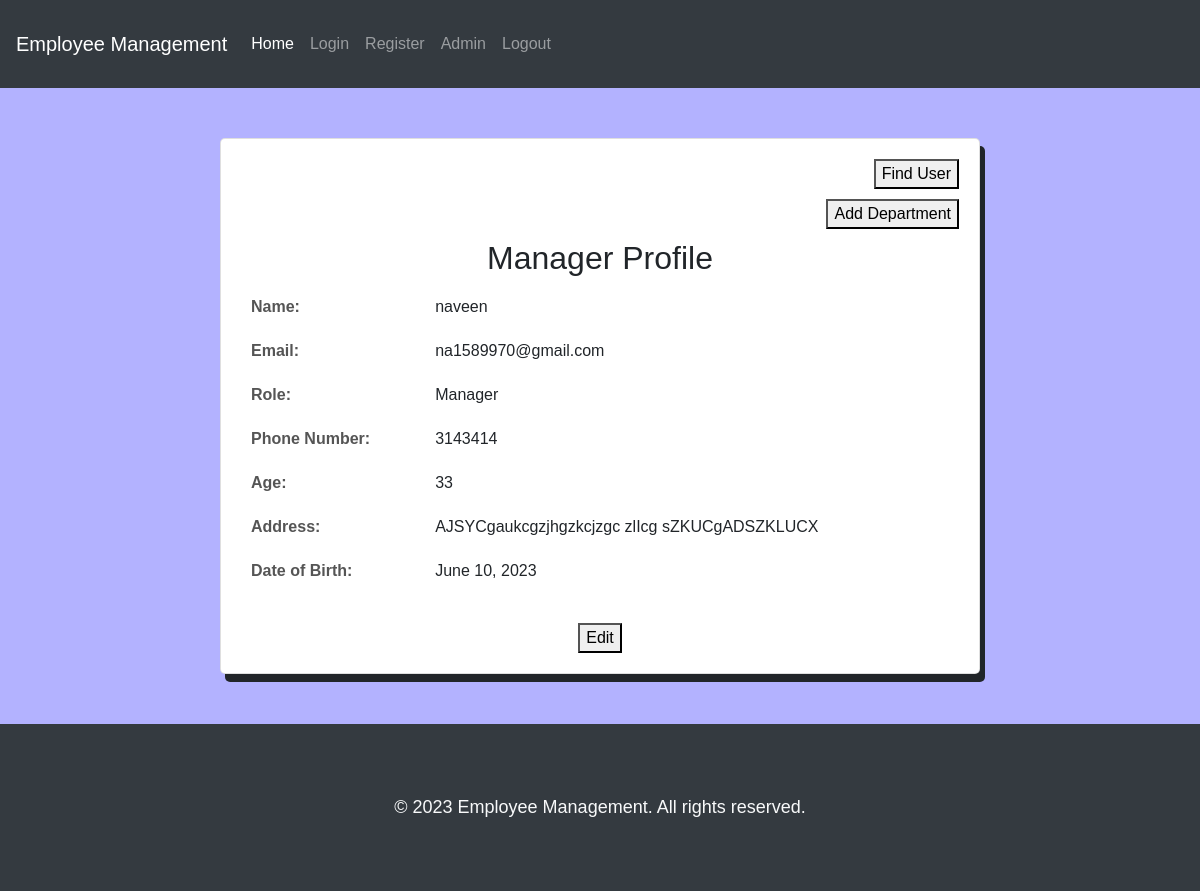
Screenshot of /managerMainPage (signed in) with the database file from the repository.
### employapp/models.py (models this page shows, shortened)
class Manager(models.Model):
    connection = models.OneToOneField(User,on_delete=models.CASCADE)
    manager_name =models.CharField(max_length=50)
    email=models.CharField(max_length=100,null=True)
    phone_number=models.IntegerField()
    age=models.IntegerField()
    address=models.CharField(max_length=100)
    date_of_birth=models.DateField()

### employapp/views.py (the view)
# urls.py: path('managerMainPage',views.managerMainPage,name="managerMainPage"),
def managerMainPage(request):
     user_id = request.user.id
     try:
          manager = Manager.objects.get(connection__id=user_id)
          print(manager.manager_name)
     except Manager.DoesNotExist:
          print("Employee not found")
     return render(request,'managerMainPage.html',{"user":manager})

### employapp/templates/managerMainPage.html (shortened to what this page needs)
{% extends 'index.html' %}
{% load static %}
{% block content %}
    <div class="container">
        <div style="
        box-shadow: 5px 8px 0px 0px;
    " class="card">
            <div class="buttons">
                <a href="viewAllEmployees"><button>Find User</button></a>
                <a href=""><button>Add Department</button></a>
            </div>
            <h2>Manager Profile</h2>
            <table>
                <tr>
                    <th>Name:</th>
                    <td>{{ user.manager_name }}</td>
                </tr>
                <tr>
                    <th>Email:</th>
                    <td>{{ user.email }}</td>
                </tr>
                <tr>
                    <th>Role:</th>
                    <td>Manager</td>
                </tr>
                <tr>
                    <th>Phone Number:</th>
                    <td>{{ user.phone_number }}</td>
                </tr>
                <tr>
                    <th>Age:</th>
                    <td>{{ user.age }}</td>
                </tr>
                <tr>
                    <th>Address:</th>
                    <td>{{ user.address }}</td>
                </tr>
                <tr>
                    <th>Date of Birth:</th>
                    <td>{{ user.date_of_birth }}</td>
                </tr>
            </table>
            <a href="managerSaveChanges"><button>Edit</button></a>
        </div>
    </div>
{% endblock content %}

### employapp/templates/index.html (style rules this page uses)
body { background-color: #f8f9fa; }
.container { max-width: 600px; margin: 0 auto; padding: 50px 20px; text-align: center; }

### employapp/templates/managerMainPage.html (style rules this page uses)
body { background-color: #f8f9fa; font-family: Arial, sans-serif; }
.container { max-width: 800px; margin: 0 auto; padding: 50px 20px; display: flex; justify-content: center; align-items: center; }
.card { background-color: #fff; box-shadow: 0px 2px 10px rgba(0, 0, 0, 0.1); border-radius: 5px; padding: 20px; flex: 1; }
table { width: 100%; margin-bottom: 30px; }
th, td { padding: 10px; text-align: left; }
th { font-weight: bold; color: #555; }
.buttons { display: flex; flex-direction: column; justify-content: flex-start; align-items: flex-end; }
.buttons button { margin-bottom: 10px; }

### rows the page displays
Manager: manager_name "naveen", email "na1589970@gmail.com", phone_number "3143414", age "33", address "AJSYCgaukcgzjhgzkcjzgc zlIcg sZKUCgADSZKLUCX", date_of_birth "June 10, 2023"
